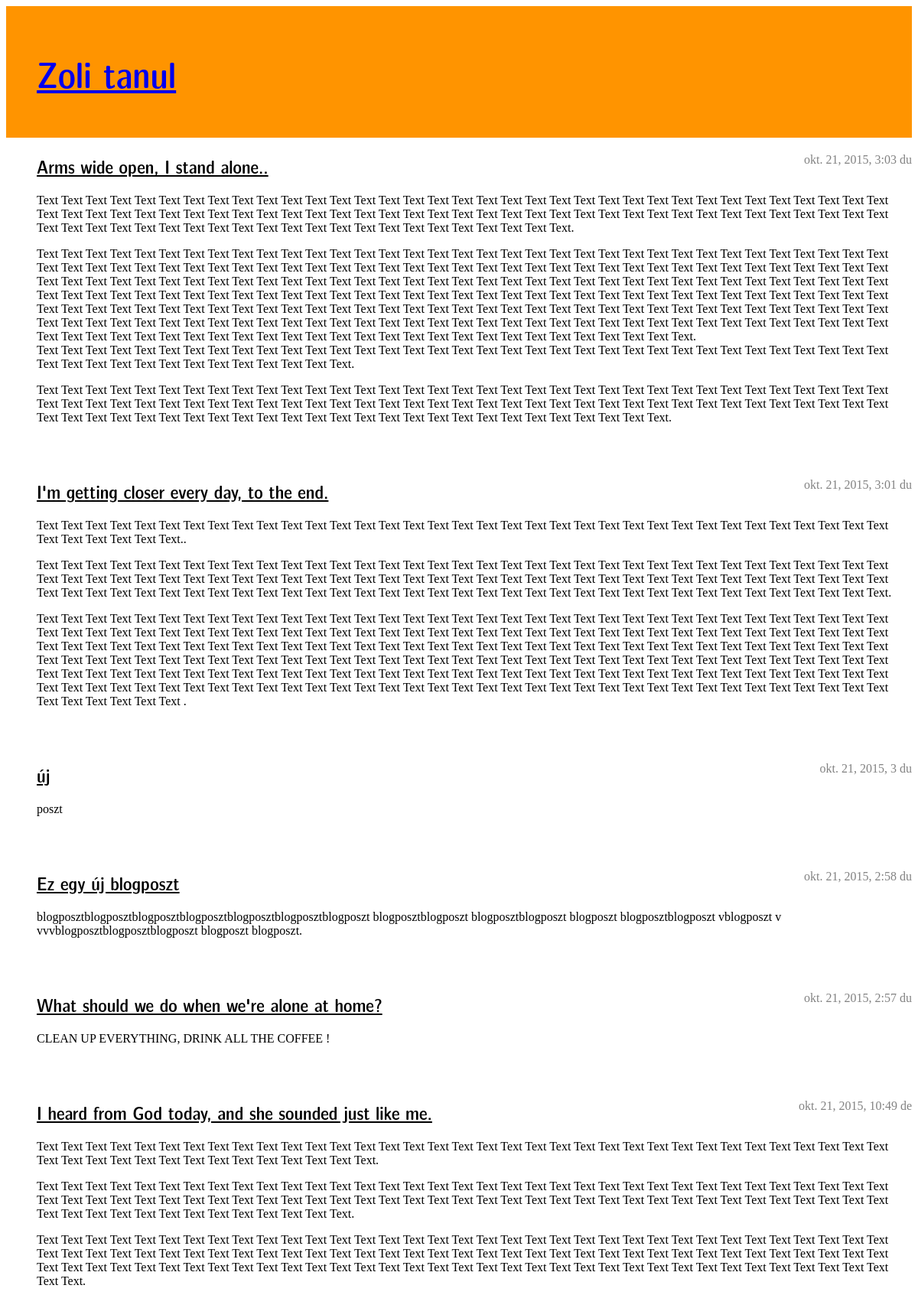
The page / on the database its author committed.
### blog/models.py (models this page shows, shortened)
class Post(models.Model):
    author = models.ForeignKey('auth.User')
    title = models.CharField(max_length=200)
    text = models.TextField()
    createdDate = models.DateTimeField(default=timezone.now)
    publishedDate = models.DateTimeField(blank=True, null=True)

### blog/views.py (the view)
# urls.py: url(r'^$', views.postList, name='postList'),
def postList(request):
    posts = Post.objects.filter(publishedDate__lte=timezone.now()).order_by('-publishedDate')
    return render(request, 'blog/postList.html', {'posts': posts})

### blog/templates/blog/postList.html
{% extends "blog/base.html" %}
{% block content %}
{% for post in posts %}
<div class="post">
  <div class="date">
    {{ post.publishedDate }}
  </div>
  <h2><a href="{% url "postDetail" pk=post.pk %}">{{ post.title }}</a></h2>
  <p>{{ post.text|linebreaks }}</p>
</div>
{% endfor %}
{% endblock content %}

### blog/templates/blog/base.html (shortened to what this page needs)
{% load staticfiles %}
<html>
  <head>
    <link rel="stylesheet" href="{% static "css/blog.css" %}">
  </head>
  <body>
    <div class="pageHeader">
      <h1><a href="/">Zoli tanul</a></h1>
    </div>
    <div class="content container">
      <div class="row">
	<div class="col-md-8">
	  {% block content %}
	  {% endblock %}
	</div>
      </div>
    </div>
  </body>
</html>

### blog/static/css/blog.css (style rules this page uses)
.pageHeader { background-color: #ff9400; margin-top: 0; padding: 20px 20px 20px 40px; }
.pageHeader h1, pageHeader h1 a, .pageHeader h1 a:visited, .pageHeader h1 a:active { color: #ffffff; font-size: 36pt; text-decoration: none; }
.content { margin-left: 40px; }
h1, h2, h3, h4 { font-family: Latin Modern Sans Demi Cond; }
.date { float: right; color: #828282; }
.post { margin-bottom: 70px; }
.post h2 a, .post h2 a:visited { color: #000000; }

### rows shown on the page
Post: publishedDate "okt. 21, 2015, 3:03 du", title "Arms wide open, I stand alone..", text "Text Text Text Text Text Text Text Text Text Text Text Text Text Text Text Text Text Text Text Text Text Text Text Text Text Text Text Text Text Text Text Text Text Text Text Text Text Text Text Text Text Text Text Text Text Text Text Text Text Text Text Text Text Text Text Text Text Text Text Text Text Text Text Text Text Text Text Text Text Text Text Text Text Text Text Text Text Text Text Text Text Text Text Text Text Text Text Text Text Text Text Text. Text Text Text Text Text Text Text Text Text Text Text Text Text Text Text Text Text Text Text Text Text Text Text Text Text Text Text Text Text Text Text Text Text Text Text Text Text Text Text Text Text Text Text Text Text Text Text…"
Post: publishedDate "okt. 21, 2015, 3:01 du", title "I'm getting closer every day, to the end.", text "Text Text Text Text Text Text Text Text Text Text Text Text Text Text Text Text Text Text Text Text Text Text Text Text Text Text Text Text Text Text Text Text Text Text Text Text Text Text Text Text Text.. Text Text Text Text Text Text Text Text Text Text Text Text Text Text Text Text Text Text Text Text Text Text Text Text Text Text Text Text Text Text Text Text Text Text Text Text Text Text Text Text Text Text Text Text Text Text Text Text Text Text Text Text Text Text Text Text Text Text Text Text Text Text Text Text Text Text Text Text Text Text Text Text Text Text Text Text Text Text Text Text Text Text Text Text Text Text Text Text Text Text Text Text Text Text Text Text Text Text…"
Post: publishedDate "okt. 21, 2015, 3 du", title "új", text "poszt"
Post: publishedDate "okt. 21, 2015, 2:58 du", title "Ez egy új blogposzt", text "blogposztblogposztblogposztblogposztblogposztblogposztblogposzt blogposztblogposzt blogposztblogposzt blogposzt blogposztblogposzt vblogposzt v vvvblogposztblogposztblogposzt blogposzt blogposzt."
Post: publishedDate "okt. 21, 2015, 2:57 du", title "What should we do when we're alone at home?", text "CLEAN UP EVERYTHING, DRINK ALL THE COFFEE !"
Post: publishedDate "okt. 21, 2015, 10:49 de", title "I heard from God today, and she sounded just like me.", text "Text Text Text Text Text Text Text Text Text Text Text Text Text Text Text Text Text Text Text Text Text Text Text Text Text Text Text Text Text Text Text Text Text Text Text Text Text Text Text Text Text Text Text Text Text Text Text Text Text. Text Text Text Text Text Text Text Text Text Text Text Text Text Text Text Text Text Text Text Text Text Text Text Text Text Text Text Text Text Text Text Text Text Text Text Text Text Text Text Text Text Text Text Text Text Text Text Text Text Text Text Text Text Text Text Text Text Text Text Text Text Text Text Text Text Text Text Text Text Text Text Text Text Text Text Text Text Text Text Text Text Text Text. Text Text Text Text Text Text Text…"
